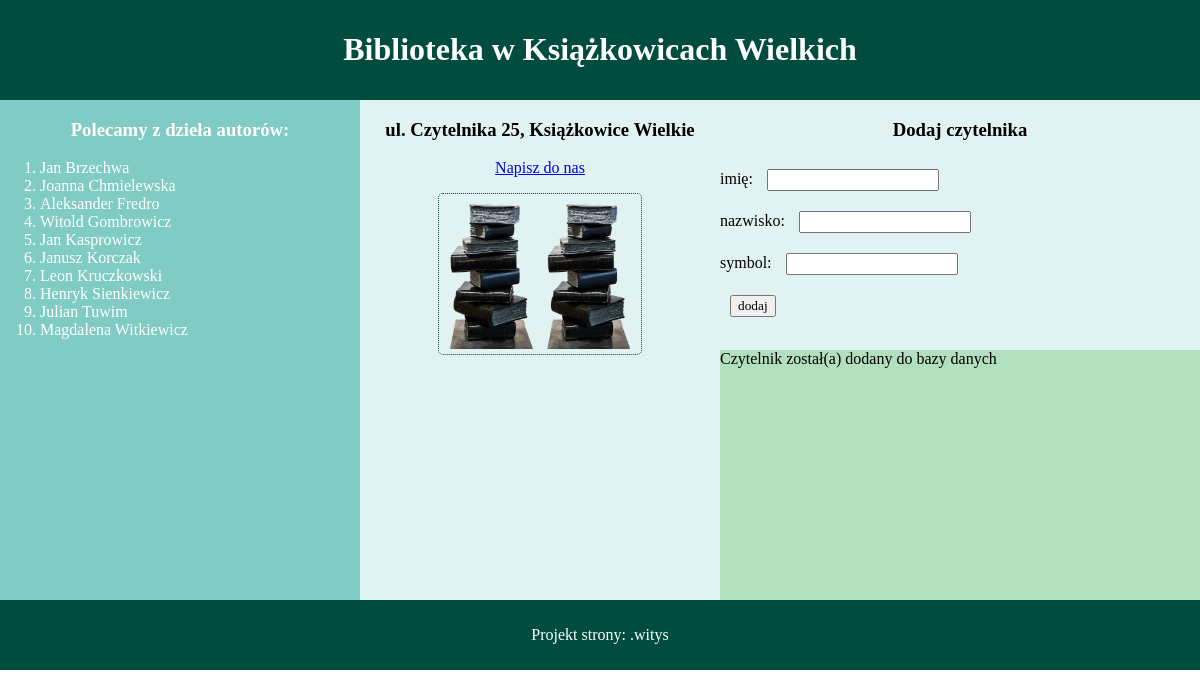
The page /czerwiec/INF.03-04-23.06/biblioteka.php on the database its author committed.
### tables this page shows
CREATE TABLE `autorzy` (
  `id` int(11) NOT NULL,
  `imie` varchar(15) DEFAULT NULL,
  `nazwisko` varchar(30) DEFAULT NULL
);

### czerwiec/INF.03-04-23.06/biblioteka.php (the view, shortened to what this page needs)
<!DOCTYPE html>
<html lang="pl">
<head>
    <link rel="stylesheet" type="text/css" href="style1.css">
</head>
<body>
    <div class="baner">
        <h1>
            Biblioteka w Książkowicach Wielkich
        </h1>
    </div>
    <div class="lewy">
        <h3>
            Polecamy z dzieła autorów:
        </h3>
        <ol>
            <?php
            $connect = mysqli_connect("localhost", "root", "", "biblioteka");
            $quest = "SELECT `imie`,`nazwisko` FROM `autorzy` ORDER BY `nazwisko` ASC;";
            $prievanwser = mysqli_query($connect, $quest);
            while ($row = mysqli_fetch_array($prievanwser)) {
            echo"<li>".$row["0"]." ".$row["1"]."</li>";
            }
            ?>
        </ol>
    </div>
    <div class="srodkowy">
        <h3>
            ul. Czytelnika 25, Książkowice&nbsp;Wielkie
        </h3>
        <a href="mailto: sekretariat@biblioteka.pl">
            <p>
                Napisz do nas
            </p>
        </a>
        <img src="biblioteka.png" alt="książki">
    </div>
    <div class="prawy1">
        <h3>
            Dodaj czytelnika
        </h3>
        <form action="biblioteka.php" method="post">
            imię:
            <input type="text" name="imie">
            <br>
            nazwisko:
            <input type="text" name="nazwisko">
            <br>
            symbol:
            <input type="number" name="symbol">
            <br>
            <input type="submit" value="dodaj">
        </form>
    </div>
    <div class="prawy2">
        <?php
        $imie = $_POST['imie'];
        $nazwisko = $_POST['nazwisko'];
        echo "Czytelnik ".$imie." ".$nazwisko." został(a) dodany do bazy danych";
        ?>
    </div>
    <div class="stopka">
        <p>
            Projekt strony: .witys
        </p>
    </div>
</body>
</html>

### czerwiec/INF.03-04-23.06/style1.css (style rules this page uses)
body { margin: 0; }
* { font-family: Verdana; }
.baner, .stopka { background-color: #004D40; color: white; padding: 10px; text-align: center; clear: both; }
.lewy { background-color: #80CBC4; color: white; height: 500px; width: 30%; float: left; }
.srodkowy { background-color: #E0F2F1; height: 500px; width: 30%; text-align: center; float: left; }
.prawy1, .prawy2 { height: 250px; width: 40%; float: right; }
.prawy1 { background-color: #E0F2F1; }
.prawy2 { background-color: #B2DFBD; }
h3 { text-align: center; }
img { padding: 5px; height: 150px; border: 1px dotted #004D40; border-radius: 5px; }
input { margin: 10px; }

### rows shown on the page
autorzy: imie "Jan", nazwisko "Brzechwa"
autorzy: imie "Joanna", nazwisko "Chmielewska"
autorzy: imie "Aleksander", nazwisko "Fredro"
autorzy: imie "Witold", nazwisko "Gombrowicz"
autorzy: imie "Jan", nazwisko "Kasprowicz"
autorzy: imie "Janusz", nazwisko "Korczak"
autorzy: imie "Leon", nazwisko "Kruczkowski"
autorzy: imie "Henryk", nazwisko "Sienkiewicz"
autorzy: imie "Julian", nazwisko "Tuwim"
autorzy: imie "Magdalena", nazwisko "Witkiewicz"
